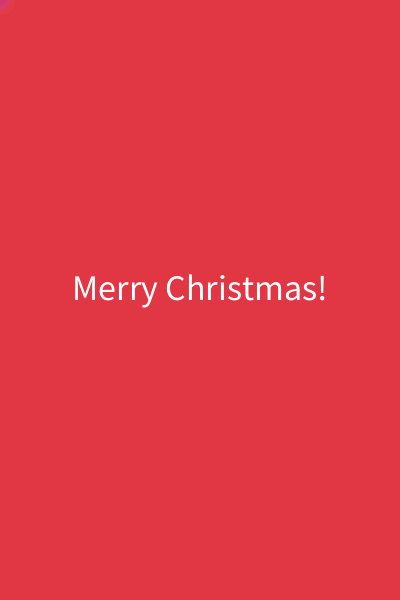
Frame 1 (no input)
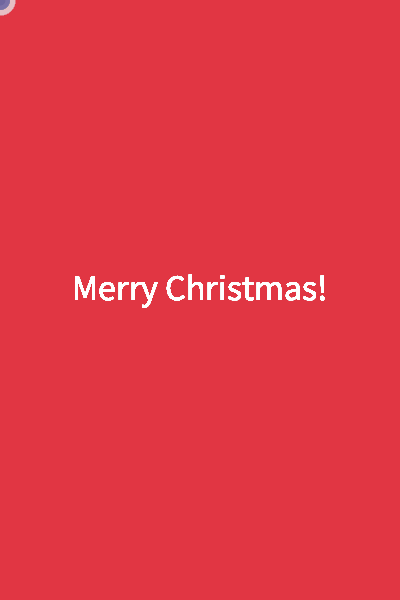
Frame 60 (the mouse pressed at the canvas centre just before this capture)
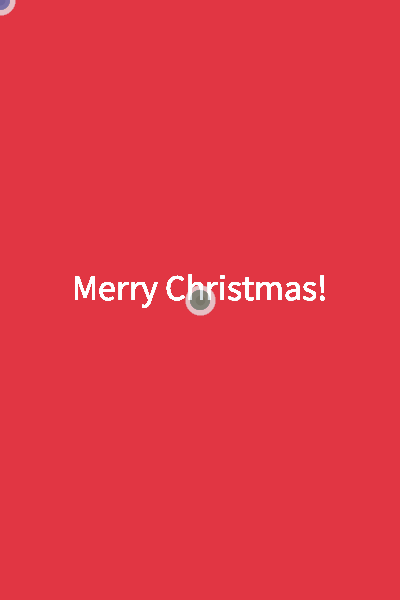
Frame 120 (the mouse held since frame 60 and released just before this capture)

The Processing sketch that drew these frames (run headless with seeded random() and noise(); from frame 60 on, the mouse is pressed at the canvas centre):

// Processing sketch: processing_48393
// ── processing_48393.pde

void setup()
{
  size(400, 600);
  background(225, 54, 67);
  smooth();
  frameRate(30);
}

void draw()
{
  textAlign(CENTER);
  textSize(36);
  fill(255,255,255);
  text("Merry Christmas!",width/2,height/2);
  

  strokeWeight(10);
  stroke(255, 255, 255, 5); 
  fill( random(255), random(255), random(255), 55);

  ellipse(mouseX, mouseY, 20, 20) ;
}

void keyPressed()
{
  save("snapshot.png");
  background(0, 0, 0);
}
